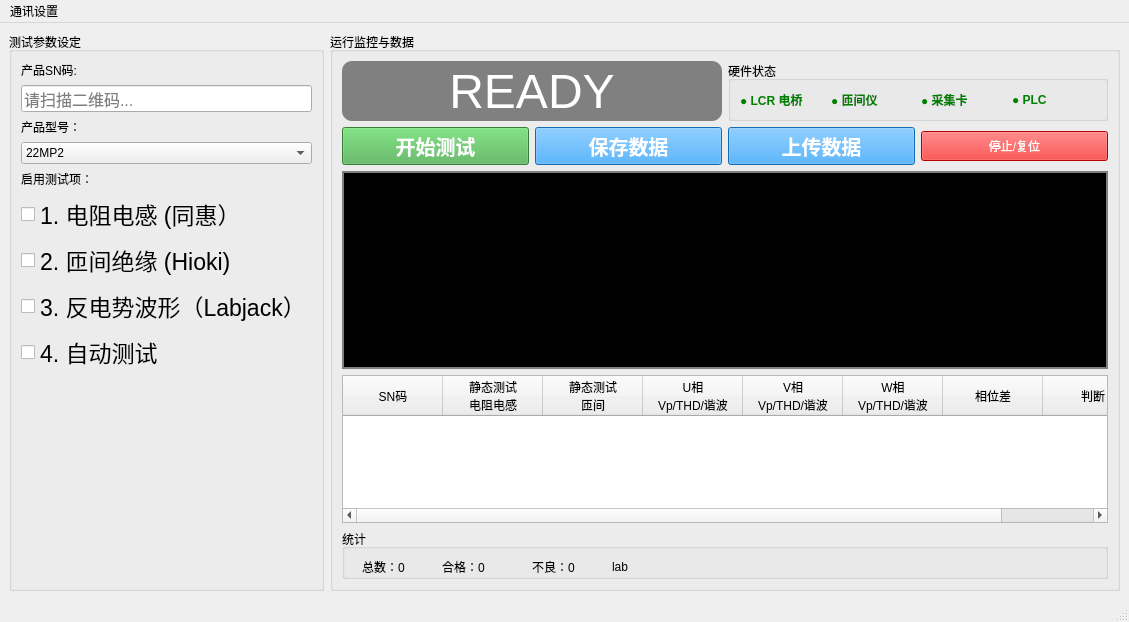
<?xml version="1.0" encoding="UTF-8"?>
<ui version="4.0">
 <class>MainWindow</class>
 <widget class="QMainWindow" name="MainWindow">
  <property name="geometry">
   <rect>
    <x>0</x>
    <y>0</y>
    <width>1129</width>
    <height>622</height>
   </rect>
  </property>
  <property name="windowTitle">
   <string>MainWindow</string>
  </property>
  <widget class="QWidget" name="centralwidget">
   <layout class="QGridLayout" name="gridLayout">
    <item row="0" column="0">
     <widget class="QGroupBox" name="groupBox">
      <property name="sizePolicy">
       <sizepolicy hsizetype="Preferred" vsizetype="Preferred">
        <horstretch>1</horstretch>
        <verstretch>0</verstretch>
       </sizepolicy>
      </property>
      <property name="title">
       <string>测试参数设定</string>
      </property>
      <layout class="QVBoxLayout" name="verticalLayout">
       <item>
        <widget class="QLabel" name="label">
         <property name="text">
          <string>产品SN码:</string>
         </property>
        </widget>
       </item>
       <item>
        <widget class="QLineEdit" name="input_sn">
         <property name="font">
          <font>
           <pointsize>12</pointsize>
          </font>
         </property>
         <property name="placeholderText">
          <string>请扫描二维码...</string>
         </property>
        </widget>
       </item>
       <item>
        <widget class="QLabel" name="label_11">
         <property name="text">
          <string>产品型号：</string>
         </property>
        </widget>
       </item>
       <item>
        <widget class="QComboBox" name="combo_model">
         <item>
          <property name="text">
           <string>22MP2</string>
          </property>
         </item>
         <item>
          <property name="text">
           <string>19xxx</string>
          </property>
         </item>
         <item>
          <property name="text">
           <string>22MP4</string>
          </property>
         </item>
        </widget>
       </item>
       <item>
        <widget class="QLabel" name="label_2">
         <property name="text">
          <string>启用测试项：</string>
         </property>
        </widget>
       </item>
       <item>
        <widget class="QCheckBox" name="chk_lcr">
         <property name="font">
          <font>
           <pointsize>17</pointsize>
          </font>
         </property>
         <property name="text">
          <string>1. 电阻电感 (同惠）</string>
         </property>
        </widget>
       </item>
       <item>
        <widget class="QCheckBox" name="chk_hioki">
         <property name="font">
          <font>
           <pointsize>17</pointsize>
          </font>
         </property>
         <property name="text">
          <string>2. 匝间绝缘 (Hioki)</string>
         </property>
        </widget>
       </item>
       <item>
        <widget class="QCheckBox" name="chk_labjack">
         <property name="font">
          <font>
           <pointsize>17</pointsize>
          </font>
         </property>
         <property name="text">
          <string>3. 反电势波形（Labjack）</string>
         </property>
        </widget>
       </item>
       <item>
        <widget class="QCheckBox" name="chk_auto">
         <property name="font">
          <font>
           <pointsize>17</pointsize>
          </font>
         </property>
         <property name="text">
          <string>4. 自动测试</string>
         </property>
        </widget>
       </item>
       <item>
        <spacer name="verticalSpacer">
         <property name="orientation">
          <enum>Qt::Orientation::Vertical</enum>
         </property>
         <property name="sizeHint" stdset="0">
          <size>
           <width>20</width>
           <height>195</height>
          </size>
         </property>
        </spacer>
       </item>
       <item>
        <widget class="QLabel" name="label_3">
         <property name="sizePolicy">
          <sizepolicy hsizetype="Ignored" vsizetype="Expanding">
           <horstretch>0</horstretch>
           <verstretch>0</verstretch>
          </sizepolicy>
         </property>
         <property name="minimumSize">
          <size>
           <width>0</width>
           <height>120</height>
          </size>
         </property>
         <property name="maximumSize">
          <size>
           <width>16777215</width>
           <height>150</height>
          </size>
         </property>
         <property name="text">
          <string/>
         </property>
         <property name="pixmap">
          <pixmap>../../Desktop/LOGO.png</pixmap>
         </property>
         <property name="scaledContents">
          <bool>true</bool>
         </property>
         <property name="alignment">
          <set>Qt::AlignmentFlag::AlignBottom|Qt::AlignmentFlag::AlignLeading|Qt::AlignmentFlag::AlignLeft</set>
         </property>
        </widget>
       </item>
      </layout>
     </widget>
    </item>
    <item row="0" column="1">
     <widget class="QGroupBox" name="groupBox_2">
      <property name="sizePolicy">
       <sizepolicy hsizetype="Preferred" vsizetype="Preferred">
        <horstretch>3</horstretch>
        <verstretch>0</verstretch>
       </sizepolicy>
      </property>
      <property name="title">
       <string>运行监控与数据</string>
      </property>
      <layout class="QVBoxLayout" name="verticalLayout_2" stretch="0,1,4,3,1">
       <item>
        <layout class="QHBoxLayout" name="horizontalLayout_3">
         <item>
          <widget class="QLabel" name="lbl_status">
           <property name="minimumSize">
            <size>
             <width>0</width>
             <height>40</height>
            </size>
           </property>
           <property name="styleSheet">
            <string notr="true">background-color: gray; color: white; font-size: 48px; border-radius: 10px;</string>
           </property>
           <property name="text">
            <string>READY</string>
           </property>
           <property name="alignment">
            <set>Qt::AlignmentFlag::AlignCenter</set>
           </property>
          </widget>
         </item>
         <item>
          <widget class="QGroupBox" name="groupBox_3">
           <property name="minimumSize">
            <size>
             <width>0</width>
             <height>60</height>
            </size>
           </property>
           <property name="title">
            <string>硬件状态</string>
           </property>
           <layout class="QHBoxLayout" name="horizontalLayout_2">
            <item>
             <widget class="QLabel" name="lbl_stat_lcr">
              <property name="styleSheet">
               <string notr="true">color: green; font-weight: bold;</string>
              </property>
              <property name="text">
               <string>● LCR 电桥</string>
              </property>
             </widget>
            </item>
            <item>
             <widget class="QLabel" name="lbl_stat_hioki">
              <property name="styleSheet">
               <string notr="true">color: green; font-weight: bold;</string>
              </property>
              <property name="text">
               <string>● 匝间仪</string>
              </property>
             </widget>
            </item>
            <item>
             <widget class="QLabel" name="lbl_stat_labjack">
              <property name="styleSheet">
               <string notr="true">color: green; font-weight: bold;</string>
              </property>
              <property name="text">
               <string>● 采集卡</string>
              </property>
             </widget>
            </item>
            <item>
             <widget class="QLabel" name="lbl_stat_plc">
              <property name="styleSheet">
               <string notr="true">color: green; font-weight: bold;</string>
              </property>
              <property name="text">
               <string>● PLC</string>
              </property>
             </widget>
            </item>
           </layout>
          </widget>
         </item>
        </layout>
       </item>
       <item>
        <layout class="QHBoxLayout" name="horizontalLayout_4">
         <item>
          <widget class="QPushButton" name="btn_start">
           <property name="minimumSize">
            <size>
             <width>0</width>
             <height>30</height>
            </size>
           </property>
           <property name="styleSheet">
            <string notr="true">background-color: #4CAF50; color: white; font-size: 20px; font-weight: bold;</string>
           </property>
           <property name="text">
            <string>开始测试</string>
           </property>
          </widget>
         </item>
         <item>
          <widget class="QPushButton" name="btn_save_data">
           <property name="minimumSize">
            <size>
             <width>0</width>
             <height>30</height>
            </size>
           </property>
           <property name="styleSheet">
            <string notr="true">background-color: #2196F3; color: white; font-size: 20px; font-weight: bold;</string>
           </property>
           <property name="text">
            <string>保存数据</string>
           </property>
          </widget>
         </item>
         <item>
          <widget class="QPushButton" name="btn_upload_data">
           <property name="styleSheet">
            <string notr="true">background-color: #2196F3; color: white; font-size: 20px; font-weight: bold;</string>
           </property>
           <property name="text">
            <string>上传数据</string>
           </property>
          </widget>
         </item>
         <item>
          <widget class="QPushButton" name="btn_stop">
           <property name="minimumSize">
            <size>
             <width>0</width>
             <height>30</height>
            </size>
           </property>
           <property name="styleSheet">
            <string notr="true">background-color: red; color: white;</string>
           </property>
           <property name="text">
            <string>停止/复位</string>
           </property>
          </widget>
         </item>
        </layout>
       </item>
       <item>
        <widget class="PlotWidget" name="graph_widget" native="true">
         <property name="minimumSize">
          <size>
           <width>0</width>
           <height>20</height>
          </size>
         </property>
         <property name="styleSheet">
          <string notr="true">background-color: black; border: 2px solid gray;</string>
         </property>
        </widget>
       </item>
       <item>
        <widget class="QTableWidget" name="table_data">
         <column>
          <property name="text">
           <string>SN码</string>
          </property>
         </column>
         <column>
          <property name="text">
           <string>静态测试
电阻电感</string>
          </property>
         </column>
         <column>
          <property name="text">
           <string>静态测试
匝间</string>
          </property>
         </column>
         <column>
          <property name="text">
           <string>U相
Vp/THD/谐波</string>
          </property>
         </column>
         <column>
          <property name="text">
           <string>V相
Vp/THD/谐波</string>
          </property>
         </column>
         <column>
          <property name="text">
           <string>W相
Vp/THD/谐波</string>
          </property>
         </column>
         <column>
          <property name="text">
           <string>相位差</string>
          </property>
         </column>
         <column>
          <property name="text">
           <string>判断</string>
          </property>
         </column>
        </widget>
       </item>
       <item>
        <widget class="QGroupBox" name="groupBox_4">
         <property name="minimumSize">
          <size>
           <width>0</width>
           <height>50</height>
          </size>
         </property>
         <property name="title">
          <string>统计</string>
         </property>
         <widget class="QLabel" name="label_8">
          <property name="geometry">
           <rect>
            <x>20</x>
            <y>30</y>
            <width>58</width>
            <height>16</height>
           </rect>
          </property>
          <property name="text">
           <string>总数：0</string>
          </property>
         </widget>
         <widget class="QLabel" name="label_9">
          <property name="geometry">
           <rect>
            <x>100</x>
            <y>30</y>
            <width>58</width>
            <height>16</height>
           </rect>
          </property>
          <property name="text">
           <string>合格：0</string>
          </property>
         </widget>
         <widget class="QLabel" name="label_10">
          <property name="geometry">
           <rect>
            <x>190</x>
            <y>30</y>
            <width>58</width>
            <height>16</height>
           </rect>
          </property>
          <property name="text">
           <string>不良：0</string>
          </property>
         </widget>
         <widget class="QLabel" name="label_12">
          <property name="geometry">
           <rect>
            <x>270</x>
            <y>30</y>
            <width>58</width>
            <height>16</height>
           </rect>
          </property>
          <property name="text">
           <string>lab</string>
          </property>
         </widget>
        </widget>
       </item>
      </layout>
     </widget>
    </item>
   </layout>
  </widget>
  <widget class="QMenuBar" name="menubar">
   <property name="geometry">
    <rect>
     <x>0</x>
     <y>0</y>
     <width>1129</width>
     <height>24</height>
    </rect>
   </property>
   <widget class="QMenu" name="menu">
    <property name="title">
     <string>通讯设置</string>
    </property>
    <addaction name="actionsss"/>
    <addaction name="separator"/>
    <addaction name="actiona"/>
    <addaction name="separator"/>
    <addaction name="actiona_2"/>
    <addaction name="separator"/>
    <addaction name="separator"/>
    <addaction name="separator"/>
    <addaction name="action_com_config"/>
   </widget>
   <addaction name="menu"/>
  </widget>
  <widget class="QStatusBar" name="statusbar"/>
  <action name="actionsss">
   <property name="text">
    <string>连接 LCR 电桥</string>
   </property>
  </action>
  <action name="actionsss_2">
   <property name="text">
    <string>连接 匝间测试仪</string>
   </property>
  </action>
  <action name="actionsss_3">
   <property name="text">
    <string>连接 示波器</string>
   </property>
  </action>
  <action name="action">
   <property name="text">
    <string>-</string>
   </property>
  </action>
  <action name="actiona">
   <property name="text">
    <string>连接 匝间测试仪</string>
   </property>
  </action>
  <action name="actiona_2">
   <property name="text">
    <string>连接 示波器</string>
   </property>
  </action>
  <action name="action_com_config">
   <property name="text">
    <string>端口配置</string>
   </property>
  </action>
 </widget>
 <customwidgets>
  <customwidget>
   <class>PlotWidget</class>
   <extends>QWidget</extends>
   <header>pyqtgraph.h</header>
   <container>1</container>
  </customwidget>
 </customwidgets>
 <resources/>
 <connections/>
</ui>
